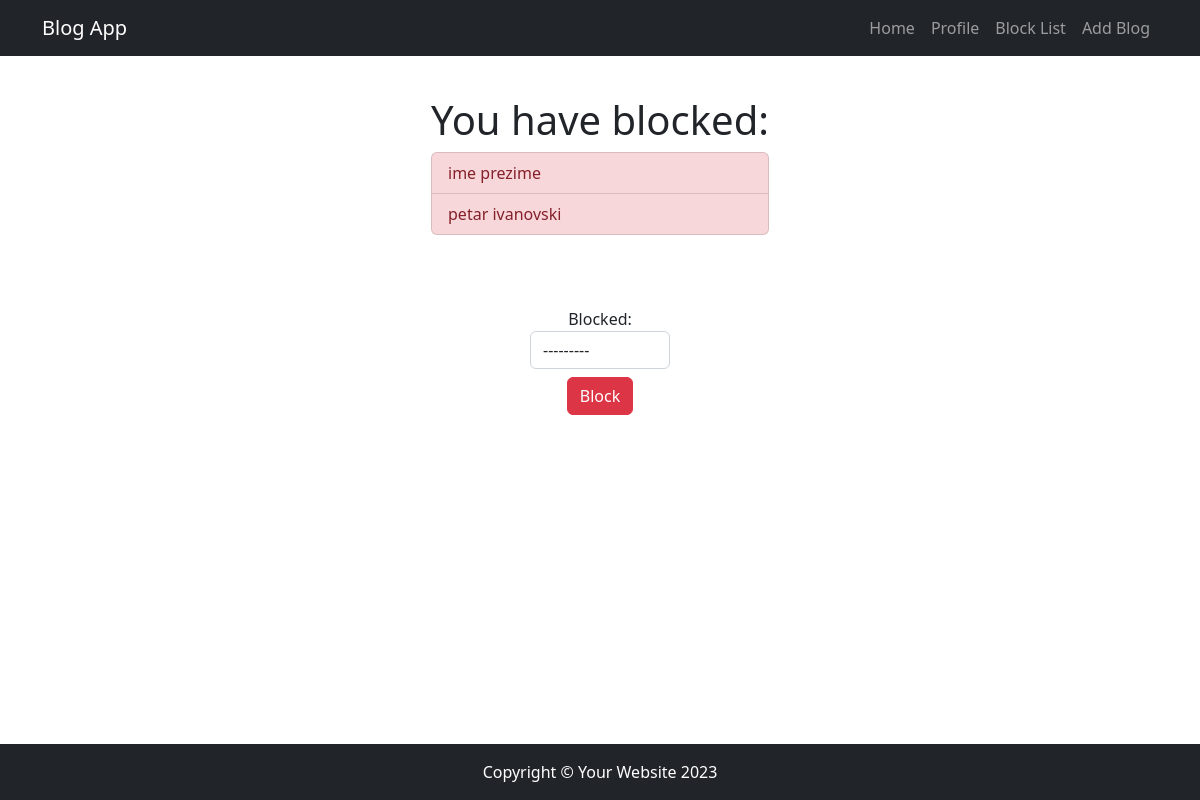
The page /blockedUsers/ (signed in) on the database its author committed.
### blog_post/models.py (models this page shows)
class BlogUser(models.Model):
    user = models.OneToOneField(User,on_delete=models.CASCADE)
    first_name = models.CharField(max_length=255)
    last_name = models.CharField(max_length=255)
    image = models.ImageField(upload_to="files/", blank=True, null=True)
    interests = models.CharField(max_length=100, null=True, blank=True)
    skills = models.CharField(max_length=100, null=True, blank=True)
    profession = models.CharField(max_length=100, null=True, blank=True)
    def __str__(self):
        return f"{self.first_name} {self.last_name}"

### blog_post/views.py (the view, shortened to what this page needs)
# urls.py: path('blockedUsers/', blockedUsers,name="blockedUsers"),
def blockedUsers(request):
    blocks = Block.objects.filter(blocker__user=request.user)
    blocked_users = BlogUser.objects.filter(user__in=blocks.values_list("blocked__user", flat=True))
    return render(request, "blockedUsers.html", {"form": BlockForm, "blockedUsers": blocked_users})
    return render(request,"blockedUsers.html")

### blog_post/templates/blockedUsers.html (shortened to what this page needs)
{% extends "base.html"%}
{% block content%}
<div class="container mt-3 mb-4 d-flex flex-column align-items-center">
    <div class="row">
        <div class="col mt-4">
              <div class="col-md-12">
                  <h1>You have blocked:</h1>
                <ul class="list-group list-group-vertical">
                  {% for blockedUser in blockedUsers %}
                      <li class="list-group-item list-group-item-danger">{{ blockedUser }}</li>
                  {% empty %}
                      <li class="list-group-item">Sorry, no blocked users in this list.</li>
                  {% endfor %}
                </ul>
              </div>
        </div>
    </div>
    <div class="row mt-5">
                <div class="col mt-4">
                            <form action="" method="POST" class="text-center">
                                {{ form }}
                                <button class="btn btn-danger mt-2" type="submit">Block</button>
                            </form>
                </div>
    </div>
</div>
{% endblock %}

### rows shown on the page
BlogUser: first_name+last_name "ime prezime"
BlogUser: first_name+last_name "petar ivanovski"
